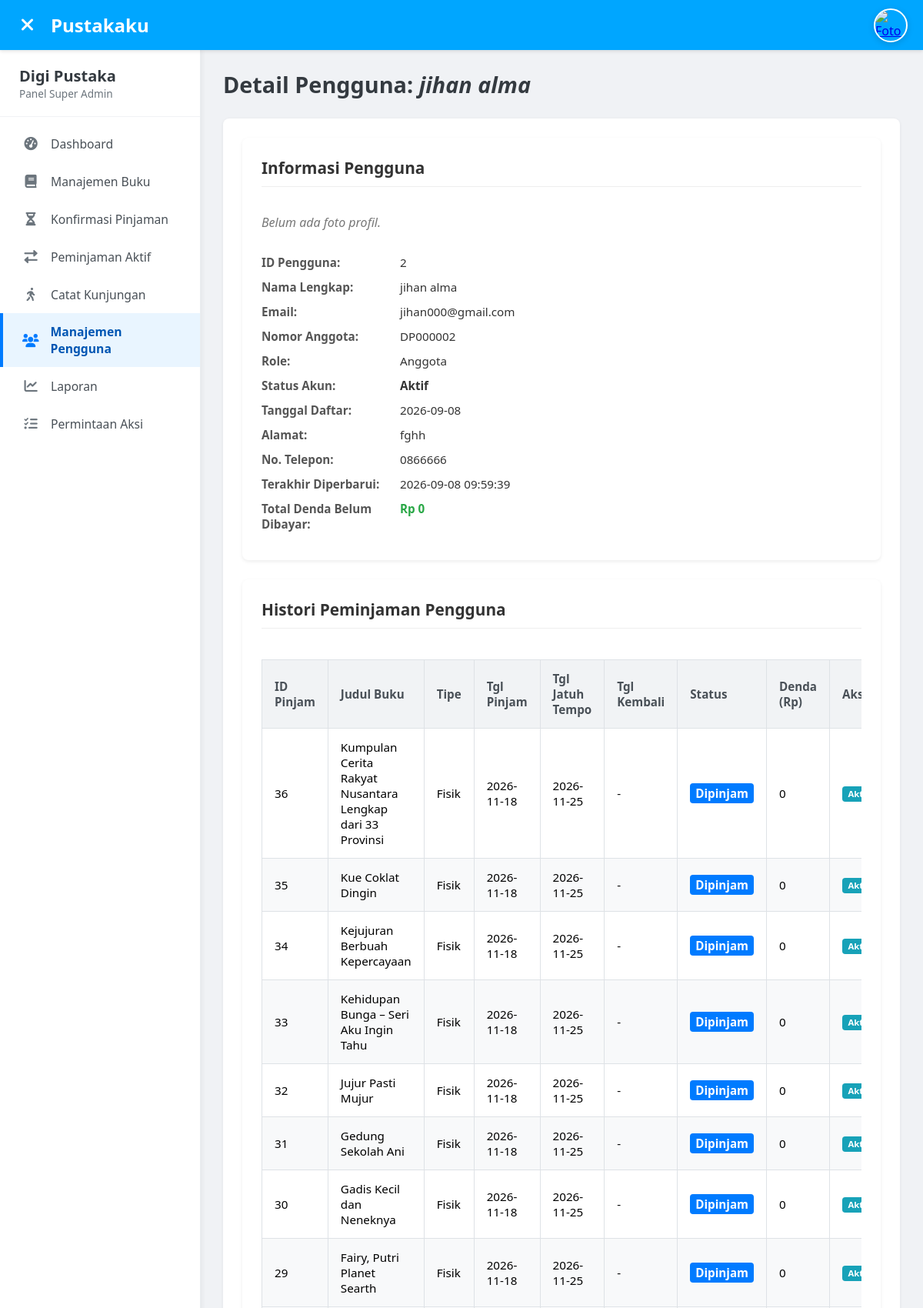
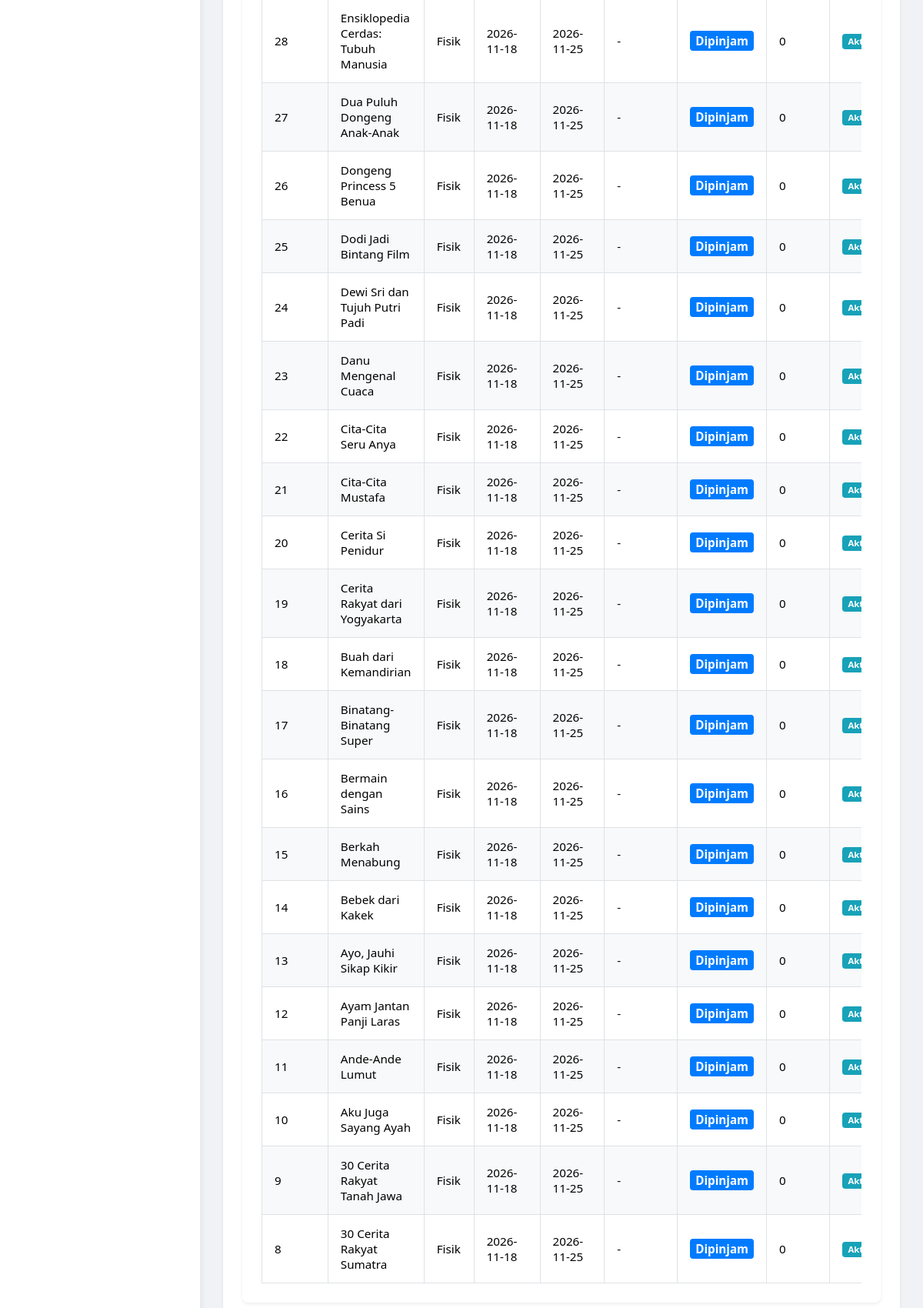
The page /admin/user/2/detail (signed in, upper part) on the database its author committed (2 pictures, top to bottom).
### tables this page shows
CREATE TABLE users (
    user_id INTEGER PRIMARY KEY AUTOINCREMENT,
    nama_lengkap TEXT NOT NULL,
    email TEXT UNIQUE NOT NULL,
    password TEXT NOT NULL,
    nomor_anggota TEXT UNIQUE NOT NULL CHECK(LENGTH(nomor_anggota) == 8 AND SUBSTR(nomor_anggota, 1, 2) == 'DP'), -- Contoh: DP000001
    role TEXT NOT NULL DEFAULT 'anggota' CHECK(role IN ('admin', 'pustakawan', 'anggota')),
    alamat TEXT,
    no_telepon TEXT,
    foto_profil_path TEXT, -- Path relatif dari folder static
    tgl_daftar DATETIME DEFAULT CURRENT_TIMESTAMP,
    updated_at DATETIME DEFAULT CURRENT_TIMESTAMP,
    is_active INTEGER DEFAULT 1 CHECK(is_active IN (0, 1)) -- 1 untuk aktif, 0 untuk tidak aktif
);

CREATE TABLE loans (
    loan_id INTEGER PRIMARY KEY AUTOINCREMENT,
    user_id INTEGER NOT NULL, -- Foreign Key ke tabel users
    book_id INTEGER NOT NULL, -- Foreign Key ke tabel books
    tanggal_pinjam DATETIME DEFAULT CURRENT_TIMESTAMP,
    tanggal_jatuh_tempo DATETIME, -- Untuk buku fisik
    tanggal_kembali DATETIME, -- Untuk buku fisik
    tipe_pinjaman TEXT NOT NULL CHECK(tipe_pinjaman IN ('fisik', 'digital')), -- Sesuai jenis_buku
    status_pinjaman TEXT NOT NULL DEFAULT 'menunggu_konfirmasi_admin' CHECK( -- Default diubah
        status_pinjaman IN (
            'menunggu_konfirmasi_admin', 
            'dipinjam',                 
            'dikembalikan',             
            'terlambat_dikembalikan',   
            'diunduh'                   
        )
    ),
    denda INTEGER DEFAULT 0, -- Hanya berlaku untuk buku fisik yang terlambat
    FOREIGN KEY (user_id) REFERENCES users (user_id) ON DELETE CASCADE, -- Aksi jika pengguna dihapus
    FOREIGN KEY (book_id) REFERENCES books (book_id) ON DELETE CASCADE  -- Aksi jika buku dihapus
);

CREATE TABLE books (
    book_id INTEGER PRIMARY KEY AUTOINCREMENT,
    judul TEXT NOT NULL,
    pengarang TEXT,
    penerbit TEXT,
    tahun_terbit INTEGER,
    isbn TEXT UNIQUE,
    jumlah_halaman INTEGER,
    category_id INTEGER, -- Foreign Key ke tabel categories
    jenis_buku TEXT NOT NULL CHECK(jenis_buku IN ('fisik', 'digital')), -- 'fisik' atau 'digital'
    ringkasan TEXT,
    file_ebook_path TEXT, -- Path relatif jika jenis_buku = 'digital'
    cover_image_path TEXT, -- Path relatif untuk gambar sampul
    stok_fisik INTEGER DEFAULT 0, -- Hanya berlaku jika jenis_buku = 'fisik'
    created_at DATETIME DEFAULT CURRENT_TIMESTAMP, -- Untuk waktu pembuatan buku
    updated_at DATETIME DEFAULT CURRENT_TIMESTAMP,
    FOREIGN KEY (category_id) REFERENCES categories (category_id) ON DELETE SET NULL -- Aksi jika kategori dihapus
);

### app.py (the view)
@app.route('/admin/user/<int:user_id>/detail')
@staff_required
def admin_user_detail(user_id):
    db = get_db()
    selected_user_raw = db.execute("SELECT * FROM users WHERE user_id = ?", (user_id,)).fetchone()
    if not selected_user_raw:
        flash("Pengguna tidak ditemukan.", "danger")
        return redirect(url_for('admin_list_users'))
    selected_user = dict(selected_user_raw)
    selected_user['tgl_daftar_dt'] = parse_datetime_str(selected_user.get('tgl_daftar'))
    selected_user['updated_at_dt'] = parse_datetime_str(selected_user.get('updated_at'))
    loan_history_raw = db.execute(
        """
        SELECT l.loan_id, l.tanggal_pinjam, l.tanggal_jatuh_tempo, l.tanggal_kembali,
               l.tipe_pinjaman, l.status_pinjaman, l.denda, b.judul AS judul_buku
        FROM loans l
        JOIN books b ON l.book_id = b.book_id
        WHERE l.user_id = ?
        ORDER BY l.tanggal_pinjam DESC
        """,
        (user_id,)
    ).fetchall()
    loan_history = []
    for row_raw in loan_history_raw:
        row = dict(row_raw)
        row['tanggal_pinjam_dt'] = parse_datetime_str(row.get('tanggal_pinjam'))
        row['tanggal_jatuh_tempo_dt'] = parse_datetime_str(row.get('tanggal_jatuh_tempo'))
        row['tanggal_kembali_dt'] = parse_datetime_str(row.get('tanggal_kembali'))
        loan_history.append(row)
    total_unpaid_fines_for_user = 0
    for loan in loan_history:
        if loan['status_pinjaman'] == 'terlambat_dikembalikan' and loan['denda'] > 0:
             total_unpaid_fines_for_user += loan['denda']
    user_requests_raw = db.execute(
        """
        SELECT ar.*, ru.nama_lengkap as requester_name, au.nama_lengkap as admin_processor_name
        FROM user_action_requests ar
        JOIN users ru ON ar.requester_user_id = ru.user_id
        LEFT JOIN users au ON ar.processed_by_admin_id = au.user_id
        WHERE ar.target_user_id = ?
        ORDER BY ar.requested_at DESC
        """, (user_id,)
    ).fetchall()
    user_requests = [dict(row) for row in user_requests_raw]
    for req in user_requests:
        req['requested_at_dt'] = parse_datetime_str(req.get('requested_at'))
        req['processed_at_dt'] = parse_datetime_str(req.get('processed_at'))
    return render_template('admin/user_detail.html',
                           title=f"Detail Pengguna: {selected_user['nama_lengkap']}",
                           selected_user=selected_user,
                           loan_history=loan_history,
                           total_unpaid_fines_for_user=total_unpaid_fines_for_user,
                           user_action_requests=user_requests)

### app.py (called while the page is built)
def get_db():
    db = getattr(g, '_database', None)
    if db is None:
        db = g._database = sqlite3.connect(DATABASE)
        db.row_factory = sqlite3.Row
    return db

@app.teardown_appcontext
def close_connection(exception):
    db = getattr(g, '_database', None)
    if db is not None:
        db.close()

def parse_datetime_str(date_str, format='%Y-%m-%d %H:%M:%S'):
    if not date_str:
        return None
    try:
        return datetime.datetime.strptime(date_str.split('.')[0], format)
    except (ValueError, TypeError):
        return None

def staff_required(view):
    @functools.wraps(view)
    def wrapped_view(**kwargs):
        if g.user is None:
            flash("Anda harus login untuk mengakses halaman ini.", "warning")
            return redirect(url_for('login', next=request.url))
        if g.user['role'] not in ['admin', 'pustakawan']:
            flash("Anda tidak memiliki izin Staf untuk mengakses halaman ini.", "danger")
            if g.user['role'] == 'anggota':
                return redirect(url_for('dashboard'))
            return redirect(url_for('index'))
        return view(**kwargs)
    return wrapped_view

@app.before_request
def load_logged_in_user():
    user_id = session.get('user_id')
    g.user = None
    if user_id is not None:
        db = get_db()
        user_data_row = db.execute(
            'SELECT * FROM users WHERE user_id = ?', (user_id,)
        ).fetchone()
        if user_data_row and user_data_row['is_active'] == 1:
             g.user = dict(user_data_row)
             g.user['tgl_daftar_dt'] = parse_datetime_str(g.user.get('tgl_daftar'))
             g.user['updated_at_dt'] = parse_datetime_str(g.user.get('updated_at'))
        elif user_data_row and user_data_row['is_active'] == 0:
             session.clear()

@app.context_processor
def inject_global_vars():
    user_for_template = g.get('user', None)
    return {'current_year': datetime.datetime.now().year,
            'g_user': user_for_template,
            'now': datetime.datetime.now(),
            'parse_datetime_str': parse_datetime_str}

### templates/admin/user_detail.html (shortened to what this page needs)
{% extends "admin/admin_base.html" %}
{% block page_title %}Detail Pengguna: <em>{{ selected_user.nama_lengkap }}</em>{% endblock %}
{% block content %}
<div class="user-detail-card">
    <h3>Informasi Pengguna</h3>
    {% if selected_user.foto_profil_path %}
        <div class="profile-photo-container">
            <img src="{{ url_for('static', filename=selected_user.foto_profil_path) }}" alt="Foto Profil {{ selected_user.nama_lengkap }}">
        </div>
    {% else %}
        <p class="no-data"><em>Belum ada foto profil.</em></p>
    {% endif %}
    <div class="detail-item">
        <strong>ID Pengguna:</strong>
        <span>{{ selected_user.user_id }}</span>
    </div>
    <div class="detail-item">
        <strong>Nama Lengkap:</strong>
        <span>{{ selected_user.nama_lengkap }}</span>
    </div>
    <div class="detail-item">
        <strong>Email:</strong>
        <span>{{ selected_user.email }}</span>
    </div>
    <div class="detail-item">
        <strong>Nomor Anggota:</strong>
        <span>{{ selected_user.nomor_anggota }}</span>
    </div>
    <div class="detail-item">
        <strong>Role:</strong>
        <span>{{ selected_user.role | title }}</span>
    </div>
    <div class="detail-item">
        <strong>Status Akun:</strong>
        <span class="status-{% if selected_user.is_active == 1 %}aktif{% else %}nonaktif{% endif %}">
            {% if selected_user.is_active == 1 %}Aktif{% else %}Nonaktif{% endif %}
        </span>
    </div>
    <div class="detail-item">
        <strong>Tanggal Daftar:</strong>
        <span>{{ selected_user.tgl_daftar.split(' ')[0] if selected_user.tgl_daftar else '-' }}</span>
    </div>
    <div class="detail-item">
        <strong>Alamat:</strong>
        <span>{{ selected_user.alamat | default('Belum diisi') }}</span>
    </div>
    <div class="detail-item">
        <strong>No. Telepon:</strong>
        <span>{{ selected_user.no_telepon | default('Belum diisi') }}</span>
    </div>
    <div class="detail-item">
        <strong>Terakhir Diperbarui:</strong>
        <span>{{ selected_user.updated_at.split('.')[0] if selected_user.updated_at else '-' }}</span>
    </div>
    <div class="detail-item">
        <strong>Total Denda Belum Dibayar:</strong>
        <span style="color: {% if total_unpaid_fines_for_user > 0 %}#dc3545{% else %}#28a745{% endif %}; font-weight: bold;">
            Rp {{ "{:,.0f}".format(total_unpaid_fines_for_user | int) }}
        </span>
    </div>
</div>
<div class="loan-history-card">
    <h3>Histori Peminjaman Pengguna</h3>
    {% if loan_history %}
        <div class="table-responsive-wrapper">
            <table class="data-table">
                <thead>
                    <tr>
                        <th>ID Pinjam</th>
                        <th>Judul Buku</th>
                        <th>Tipe</th>
                        <th>Tgl Pinjam</th>
                        <th>Tgl Jatuh Tempo</th>
                        <th>Tgl Kembali</th>
                        <th>Status</th>
                        <th class="text-right">Denda (Rp)</th>
                        <th>Aksi</th>
                    </tr>
                </thead>
                <tbody>
                    {% for loan in loan_history %}
                    <tr>
                        <td>{{ loan.loan_id }}</td>
                        <td>{{ loan.judul_buku }}</td>
                        <td>{{ loan.tipe_pinjaman | title }}</td>
                        <td>{{ loan.tanggal_pinjam.split(' ')[0] if loan.tanggal_pinjam else '-' }}</td>
                        <td>{{ loan.tanggal_jatuh_tempo.split(' ')[0] if loan.tanggal_jatuh_tempo else '-' }}</td>
                        <td>{{ loan.tanggal_kembali.split(' ')[0] if loan.tanggal_kembali else '-' }}</td>
                        <td>
                            <span class="status-text status-{{ loan.status_pinjaman }}">
                                {{ loan.status_pinjaman | replace('_', ' ') | title }}
                            </span>
                        </td>
                        <td class="text-right">{{ "{:,.0f}".format(loan.denda | int) if loan.denda is not none else '0' }}</td>
                        <td class="action-buttons">
                            {% if loan.tipe_pinjaman == 'fisik' and loan.status_pinjaman in ['dikembalikan', 'terlambat_dikembalikan'] %}
                                <a href="{{ url_for('admin_edit_fine', loan_id=loan.loan_id, user_id=selected_user.user_id) }}" class="btn btn-warning btn-sm">
                                    <i class="fas fa-edit"></i> Edit Denda
                                </a>
                            {% elif loan.status_pinjaman == 'dipinjam' %}
                                <span class="badge bg-info">Aktif</span>
                            {% else %}
                                -
                            {% endif %}
                        </td>
                    </tr>
                    {% endfor %}
                </tbody>
            </table>
        </div>
    {% else %}
        <p class="no-data">Pengguna ini belum memiliki histori peminjaman.</p>
    {% endif %}
</div>
{% endblock %}

### static/css/admin_style.css (style rules this page uses)
body { display: flex; flex-direction: column; min-height: 100vh; margin: 0; font-family: 'Segoe UI', Tahoma, Geneva, Verdana, sans-serif; background-color: #f4f7f6; font-size: 16px; }
.table-responsive-wrapper { width: 100%; overflow-x: auto; }
.data-table { width: 100%; border-collapse: collapse; margin-top: 20px; }
.data-table th, .data-table td { padding: 14px 16px; border: 1px solid #dee2e6; text-align: left; font-size: 0.95em; vertical-align: middle; }
.data-table thead th { background-color: #f1f3f5; font-weight: 600; color: #495057; }
.data-table tbody tr:nth-of-type(even) { background-color: #f8f9fa; }
.badge { display: inline-block; padding: .35em .65em; font-size: .75em; font-weight: 700; line-height: 1; color: #fff; text-align: center; white-space: nowrap; vertical-align: baseline; border-radius: .25rem; }
.bg-info { background-color: #17a2b8 !important; }
.status-text { font-weight: bold; padding: 3px 7px; border-radius: 4px; color: #fff; }
.status-dipinjam { background-color: #007bff; }
.user-detail-card, .loan-history-card, .action-requests-card, .request-section, .loan-request-card { background-color: #fff; padding: 25px; border-radius: 8px; box-shadow: 0 2px 5px rgba(0,0,0,0.07); margin-bottom: 25px; }
.user-detail-card h3, .loan-history-card h3, .action-requests-card h3, .request-section h3, .loan-request-card h4 { margin-top: 0; font-size: 1.3em; color: #333; padding-bottom: 10px; border-bottom: 1px solid #eee; margin-bottom: 20px; }
.detail-item { display: flex; margin-bottom: 12px; font-size: 0.95em; }
.detail-item strong { width: 180px; color: #555; flex-shrink: 0; }
.detail-item span { color: #333; }
.status-aktif { color: #28a745; font-weight: bold; }
.no-data, .no-requests { color: #777; font-style: italic; padding: 15px 0; }

### templates/admin/user_detail.html (style rules this page uses)
.user-detail-card, .loan-history-card, .action-requests-card { background-color: #fff; padding: 25px; border-radius: 8px; box-shadow: 0 2px 5px rgba(0,0,0,0.07); margin-bottom: 25px; }
.user-detail-card h3, .loan-history-card h3, .action-requests-card h3 { margin-top: 0; font-size: 1.3em; color: #333; padding-bottom: 10px; border-bottom: 1px solid #eee; margin-bottom: 20px; }
.detail-item { display: flex; margin-bottom: 12px; font-size: 0.95em; }
.detail-item strong { width: 180px; color: #555; flex-shrink: 0; }
.detail-item span { color: #333; }
.status-aktif { color: #28a745; font-weight: bold; }
.no-data { color: #777; font-style: italic; }

### rows shown on the page
users: nama_lengkap "jihan alma", user_id "2", email "jihan000@gmail.com", nomor_anggota "DP000002", role "Anggota", tgl_daftar "2026-09-08", alamat "fghh", no_telepon "0866666", updated_at "2026-09-08 09:59:39"
loans: loan_id "36", judul_buku "Kumpulan Cerita Rakyat Nusantara Lengkap dari 33 Provinsi", tipe_pinjaman "Fisik", tanggal_pinjam "2026-11-18", tanggal_jatuh_tempo "2026-11-25", tanggal_kembali "-", status_pinjaman "Dipinjam", denda "0", shows "Aktif"
loans: loan_id "35", judul_buku "Kue Coklat Dingin", tipe_pinjaman "Fisik", tanggal_pinjam "2026-11-18", tanggal_jatuh_tempo "2026-11-25", tanggal_kembali "-", status_pinjaman "Dipinjam", denda "0", shows "Aktif"
loans: loan_id "34", judul_buku "Kejujuran Berbuah Kepercayaan", tipe_pinjaman "Fisik", tanggal_pinjam "2026-11-18", tanggal_jatuh_tempo "2026-11-25", tanggal_kembali "-", status_pinjaman "Dipinjam", denda "0", shows "Aktif"
loans: loan_id "33", judul_buku "Kehidupan Bunga – Seri Aku Ingin Tahu", tipe_pinjaman "Fisik", tanggal_pinjam "2026-11-18", tanggal_jatuh_tempo "2026-11-25", tanggal_kembali "-", status_pinjaman "Dipinjam", denda "0", shows "Aktif"
loans: loan_id "32", judul_buku "Jujur Pasti Mujur", tipe_pinjaman "Fisik", tanggal_pinjam "2026-11-18", tanggal_jatuh_tempo "2026-11-25", tanggal_kembali "-", status_pinjaman "Dipinjam", denda "0", shows "Aktif"
loans: loan_id "31", judul_buku "Gedung Sekolah Ani", tipe_pinjaman "Fisik", tanggal_pinjam "2026-11-18", tanggal_jatuh_tempo "2026-11-25", tanggal_kembali "-", status_pinjaman "Dipinjam", denda "0", shows "Aktif"
loans: loan_id "30", judul_buku "Gadis Kecil dan Neneknya", tipe_pinjaman "Fisik", tanggal_pinjam "2026-11-18", tanggal_jatuh_tempo "2026-11-25", tanggal_kembali "-", status_pinjaman "Dipinjam", denda "0", shows "Aktif"
loans: loan_id "29", judul_buku "Fairy, Putri Planet Searth", tipe_pinjaman "Fisik", tanggal_pinjam "2026-11-18", tanggal_jatuh_tempo "2026-11-25", tanggal_kembali "-", status_pinjaman "Dipinjam", denda "0", shows "Aktif"
loans: loan_id "28", judul_buku "Ensiklopedia Cerdas: Tubuh Manusia", tipe_pinjaman "Fisik", tanggal_pinjam "2026-11-18", tanggal_jatuh_tempo "2026-11-25", tanggal_kembali "-", status_pinjaman "Dipinjam", denda "0", shows "Aktif"
loans: loan_id "27", judul_buku "Dua Puluh Dongeng Anak-Anak", tipe_pinjaman "Fisik", tanggal_pinjam "2026-11-18", tanggal_jatuh_tempo "2026-11-25", tanggal_kembali "-", status_pinjaman "Dipinjam", denda "0", shows "Aktif"
loans: loan_id "26", judul_buku "Dongeng Princess 5 Benua", tipe_pinjaman "Fisik", tanggal_pinjam "2026-11-18", tanggal_jatuh_tempo "2026-11-25", tanggal_kembali "-", status_pinjaman "Dipinjam", denda "0", shows "Aktif"
loans: loan_id "25", judul_buku "Dodi Jadi Bintang Film", tipe_pinjaman "Fisik", tanggal_pinjam "2026-11-18", tanggal_jatuh_tempo "2026-11-25", tanggal_kembali "-", status_pinjaman "Dipinjam", denda "0", shows "Aktif"
loans: loan_id "24", judul_buku "Dewi Sri dan Tujuh Putri Padi", tipe_pinjaman "Fisik", tanggal_pinjam "2026-11-18", tanggal_jatuh_tempo "2026-11-25", tanggal_kembali "-", status_pinjaman "Dipinjam", denda "0", shows "Aktif"
loans: loan_id "23", judul_buku "Danu Mengenal Cuaca", tipe_pinjaman "Fisik", tanggal_pinjam "2026-11-18", tanggal_jatuh_tempo "2026-11-25", tanggal_kembali "-", status_pinjaman "Dipinjam", denda "0", shows "Aktif"
loans: loan_id "22", judul_buku "Cita-Cita Seru Anya", tipe_pinjaman "Fisik", tanggal_pinjam "2026-11-18", tanggal_jatuh_tempo "2026-11-25", tanggal_kembali "-", status_pinjaman "Dipinjam", denda "0", shows "Aktif"
loans: loan_id "21", judul_buku "Cita-Cita Mustafa", tipe_pinjaman "Fisik", tanggal_pinjam "2026-11-18", tanggal_jatuh_tempo "2026-11-25", tanggal_kembali "-", status_pinjaman "Dipinjam", denda "0", shows "Aktif"
loans: loan_id "20", judul_buku "Cerita Si Penidur", tipe_pinjaman "Fisik", tanggal_pinjam "2026-11-18", tanggal_jatuh_tempo "2026-11-25", tanggal_kembali "-", status_pinjaman "Dipinjam", denda "0", shows "Aktif"
loans: loan_id "19", judul_buku "Cerita Rakyat dari Yogyakarta", tipe_pinjaman "Fisik", tanggal_pinjam "2026-11-18", tanggal_jatuh_tempo "2026-11-25", tanggal_kembali "-", status_pinjaman "Dipinjam", denda "0", shows "Aktif"
loans: loan_id "18", judul_buku "Buah dari Kemandirian", tipe_pinjaman "Fisik", tanggal_pinjam "2026-11-18", tanggal_jatuh_tempo "2026-11-25", tanggal_kembali "-", status_pinjaman "Dipinjam", denda "0", shows "Aktif"
loans: loan_id "17", judul_buku "Binatang-Binatang Super", tipe_pinjaman "Fisik", tanggal_pinjam "2026-11-18", tanggal_jatuh_tempo "2026-11-25", tanggal_kembali "-", status_pinjaman "Dipinjam", denda "0", shows "Aktif"
loans: loan_id "16", judul_buku "Bermain dengan Sains", tipe_pinjaman "Fisik", tanggal_pinjam "2026-11-18", tanggal_jatuh_tempo "2026-11-25", tanggal_kembali "-", status_pinjaman "Dipinjam", denda "0", shows "Aktif"
loans: loan_id "15", judul_buku "Berkah Menabung", tipe_pinjaman "Fisik", tanggal_pinjam "2026-11-18", tanggal_jatuh_tempo "2026-11-25", tanggal_kembali "-", status_pinjaman "Dipinjam", denda "0", shows "Aktif"
loans: loan_id "14", judul_buku "Bebek dari Kakek", tipe_pinjaman "Fisik", tanggal_pinjam "2026-11-18", tanggal_jatuh_tempo "2026-11-25", tanggal_kembali "-", status_pinjaman "Dipinjam", denda "0", shows "Aktif"
loans: loan_id "13", judul_buku "Ayo, Jauhi Sikap Kikir", tipe_pinjaman "Fisik", tanggal_pinjam "2026-11-18", tanggal_jatuh_tempo "2026-11-25", tanggal_kembali "-", status_pinjaman "Dipinjam", denda "0", shows "Aktif"
loans: loan_id "12", judul_buku "Ayam Jantan Panji Laras", tipe_pinjaman "Fisik", tanggal_pinjam "2026-11-18", tanggal_jatuh_tempo "2026-11-25", tanggal_kembali "-", status_pinjaman "Dipinjam", denda "0", shows "Aktif"
loans: loan_id "11", judul_buku "Ande-Ande Lumut", tipe_pinjaman "Fisik", tanggal_pinjam "2026-11-18", tanggal_jatuh_tempo "2026-11-25", tanggal_kembali "-", status_pinjaman "Dipinjam", denda "0", shows "Aktif"
loans: loan_id "10", judul_buku "Aku Juga Sayang Ayah", tipe_pinjaman "Fisik", tanggal_pinjam "2026-11-18", tanggal_jatuh_tempo "2026-11-25", tanggal_kembali "-", status_pinjaman "Dipinjam", denda "0", shows "Aktif"
loans: loan_id "9", judul_buku "30 Cerita Rakyat Tanah Jawa", tipe_pinjaman "Fisik", tanggal_pinjam "2026-11-18", tanggal_jatuh_tempo "2026-11-25", tanggal_kembali "-", status_pinjaman "Dipinjam", denda "0", shows "Aktif"
loans: loan_id "8", judul_buku "30 Cerita Rakyat Sumatra", tipe_pinjaman "Fisik", tanggal_pinjam "2026-11-18", tanggal_jatuh_tempo "2026-11-25", tanggal_kembali "-", status_pinjaman "Dipinjam", denda "0", shows "Aktif"

### other values the page prints
{{ "{:,.0f}".format(total_unpaid_fines_for_user | int) }} "0"
